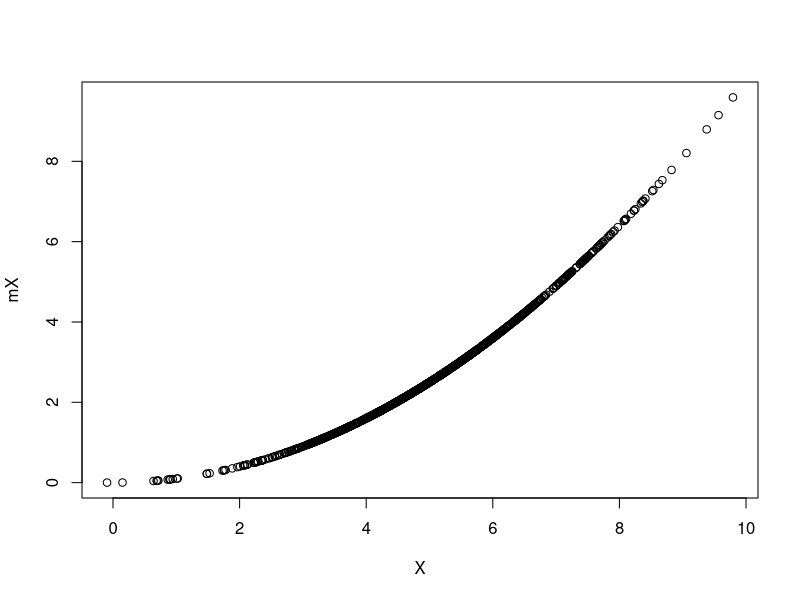
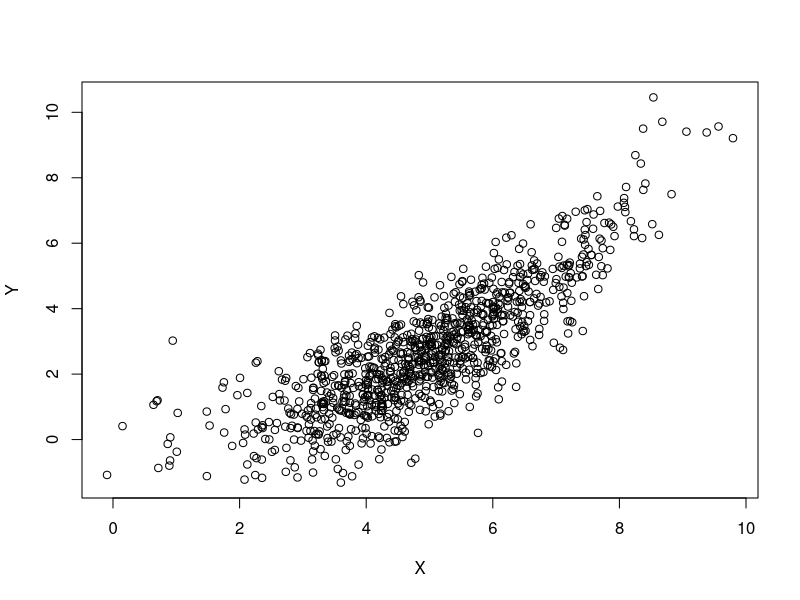

Recreate these plots in R, in order. (Note: this script raises an error after producing the figures.)
# Author: Georgia Papadogeorgou
# Date: 9.27.2016
# Description: Doing RJ MCMC where I'm using the marginal likelihood of the data
# to update the cutoffs, and then I'm sampling the heights and effect of X as linear
# term.

library(MASS)

set.seed(1234)
N <- 1000
sigma <- 1
minX <- 0
maxX <- 10
X <- rnorm(N, mean = 5, sd = 1.5)
minX <- min(X)
maxX <- max(X)
true_means <- c(1, 2, 3)
true_cut <- c(3, 6)
# mX <- true_means[1] * (X >= minX & X < true_cut[1]) +
#   true_means[2] * (X >= true_cut[1] & X < true_cut[2]) +
#   true_means[3] * (X >= true_cut[2])
mX <- X ^ 2 / 10
Y <- rnorm(N, mean = mX, sd = sigma)
plot(X, mX)
plot(X, Y)

max_cutoffs <- 200
lambda <- 30  # Poisson parameter for number of breaks.

# Calculating the c parameter of bk, dk.
bk <- rep(0, max_cutoffs + 1)
names(bk) <- paste0('s=', c(0:max_cutoffs))
dk <- bk
etak <- bk
pik <- bk

for (ii in 0:(max_cutoffs - 1)) {  # Number of current cutoffs.
  bk[ii + 1] <- dpois(ii + 1, lambda = lambda) / dpois(ii, lambda = lambda)
  dk[ii + 2] <- dpois(ii, lambda = lambda) / dpois(ii + 1, lambda = lambda)
}
dk[length(dk)] <- dpois(max_cutoffs - 1, lambda = lambda) /
  dpois(max_cutoffs, lambda = lambda)
bk <- sapply(bk, function(x) min(x, 1))
dk <- sapply(dk, function(x) min(x, 1))

c <- 0.9 / max(bk + dk)
bk <- c * bk
dk <- c * dk
for (ii in 2:(max_cutoffs + 1)) {
  etak[ii] <- (1 - bk[ii] - dk[ii]) / 2
  pik[ii] <- etak[ii]
}
etak[1] <- 1 - bk[1]



uninf <- 100 ^ 2
Nsims <- 3000
heights <- NULL
heights[[1]] <- rbind(c(4, 2, 2, 0), c(0, 0, 0, 0))
cutoffs <- NULL
cutoffs[[1]] <- c(2, 5, 7)
sigmas <- rep(NA, Nsims)
sigmas[1] <- 1
moves <- rep(NA, Nsims)
range_unif <- 1
nu <- 0.001
lambda_ssq <- 0.001

# moves correspond to 1 = 'H', 2 = 'P', 3 = 'B', 4 = 'D'.

D <- data.frame(X = X, Y = Y)
mu_prior <- mean(Y)

CalcLogMarginalLike <- function(nu, lambda, X, V, Y, mu) {
  if (class(X) == 'numeric') {
    X <- matrix(X, nrow = length(X), ncol = 1)
  }
  N <- length(Y)
  r <- lgamma((nu + N) / 2) + (nu / 2) * log(nu * lambda)
  r <- r - N / 2 * log(pi) - lgamma(nu / 2)
  mat <- diag(N) + X %*% V %*% t(X)
  r <- r - 1 / 2 * log(det(mat))
  r <- r - (nu + N) / 2 * log(lambda * nu + t(Y - X %*% mu) %*% solve(mat) %*%
                                (Y - X %*% mu))
  return(r)
}


for (ii in 2:Nsims) {
  if (ii %% 100 == 0) {
    print(ii)
  }
  curr_cut <- length(cutoffs[[ii - 1]])
  moves[ii] <- sample(2:4, 1, prob = c(pik[curr_cut + 1], bk[curr_cut + 1],
                                       dk[curr_cut + 1]))
  
  # MOVE 2: Change to a cutoff.
  if (moves[ii] == 2) {
    
    proposed_cutoffs <- cutoffs[[ii - 1]]
    
    # Which cutoff we will change.
    wh_cut <- sample(1:length(proposed_cutoffs), 1)
    cuts <- c(min(X), proposed_cutoffs, max(X))
    choose_from <- c(cuts[wh_cut], cuts[wh_cut + 2])
    proposed_cutoffs[wh_cut] <- runif(1, min = choose_from[1], max = choose_from[2])
    
    # Calculating the AR.
    sj <- cuts[wh_cut]
    sj1 <- cuts[wh_cut + 1]
    sj2 <- cuts[wh_cut + 2]
    sj1star <- proposed_cutoffs[wh_cut]
    wh1 <- which(X >= sj & X <= sj1)
    wh2 <- which(X > sj1 & X <= sj2)
    wh1star <- which(X >= sj & X <= sj1star)
    wh2star <- which(X > sj1star & X <= sj2)
    
    if (length(wh1star) > 0 & length(wh2star) > 0) {
      logAR <- CalcLogMarginalLike(nu = nu, lambda = lambda_ssq,
                                   X = cbind(rep(1, length(wh1star)), X[wh1star]),
                                   V = diag(rep(uninf, 2)), Y = Y[wh1star], mu = c(mean(Y), 0)) + 
        CalcLogMarginalLike(nu = nu, lambda = lambda_ssq,
                            X = cbind(rep(1, length(wh2star)), X[wh2star]),
                            V = diag(rep(uninf, 2)), Y = Y[wh2star], mu = c(mean(Y), 0)) -
        CalcLogMarginalLike(nu = nu, lambda = lambda_ssq,
                            X = cbind(rep(1, length(wh1)), X[wh1]),
                            V = diag(rep(uninf, 2)), Y = Y[wh1], mu = c(mean(Y), 0)) -
        CalcLogMarginalLike(nu = nu, lambda = lambda_ssq,
                            X = cbind(rep(1, length(wh2)), X[wh2]),
                            V = diag(rep(uninf, 2)), Y = Y[wh2], mu = c(mean(Y), 0))
      # I think the additional term is the same as in Poisson, but I need to check.
      logAR <- logAR + log(choose_from[2] - proposed_cutoffs[wh_cut])
      logAR <- logAR + log(proposed_cutoffs[wh_cut] - choose_from[1])
      logAR <- logAR - log(choose_from[2] - cutoffs[[ii - 1]][wh_cut])
      logAR <- logAR + log(cutoffs[[ii - 1]][wh_cut] - choose_from[1])
      
      cutoffs[[ii]] <- cutoffs[[ii - 1]]
      if (log(runif(1)) < logAR) {
        cutoffs[[ii]] <- proposed_cutoffs
      }
    } else {
      cutoffs[[ii]] <- cutoffs[[ii - 1]]
    }
    
    # MOVE 3: Birth to a new cutoff.
  } else if (moves[ii] == 3) {
    
    # Choose the new cutoff.
    sstar <- runif(1, minX, maxX)
    proposed_cutoffs <- sort(c(cutoffs[[ii - 1]], sstar))
    wh_cut <- which(proposed_cutoffs == sstar)
    
    sj <- ifelse(wh_cut == 1, minX, proposed_cutoffs[wh_cut - 1])
    sj1 <- ifelse(wh_cut == curr_cut + 1, maxX, proposed_cutoffs[wh_cut + 1])
    
    # Calculating the acceptance probability.
    ## Likelihood ratio:
    wh1 <- which(X >= sj & X <= sstar)
    wh2 <- which(X > sstar & X <= sj1 )
    
    if (length(wh1) > 0 & length(wh2) > 0) {
      logAR <- CalcLogMarginalLike(nu = nu, lambda = lambda_ssq,
                                   X = cbind(rep(1, length(wh1)), X[wh1]),
                                   V = diag(rep(uninf, 2)), Y = Y[wh1], mu = c(mean(Y), 0)) + 
        CalcLogMarginalLike(nu = nu, lambda = lambda_ssq,
                            X = cbind(rep(1, length(wh2)), X[wh2]),
                            V = diag(rep(uninf, 2)), Y = Y[wh2], mu = c(mean(Y), 0)) -
        CalcLogMarginalLike(nu = nu, lambda = lambda_ssq,
                            X = cbind(rep(1, length(wh1) + length(wh2)),
                                      X[c(wh1, wh2)]),
                            V = diag(rep(uninf, 2)), Y = Y[c(wh1, wh2)], mu = c(mean(Y), 0))
      
      ## Prior ratio:
      # For the number of cutoffs:
      k <- length(cutoffs[[ii - 1]])
      logAR <- logAR + dpois(k + 1, lambda, log = TRUE)
      logAR <- logAR - dpois(k, lambda, log = TRUE)
      # For the cutoffs:
      logAR <- logAR + log(2 * (k + 1) * (2 * k + 3)) - log((maxX - minX) ^ 2)
      logAR <- logAR + log((sstar - sj) * (sj1 - sstar) / (sj1 - sj))
      
      ## Proposal ratio:
      logAR <- logAR + log(dk[k + 2] * (maxX - minX) / (bk[k + 1] * (k + 1)))
      ## Jacobian is equal to 1.
      
      cutoffs[[ii]] <- cutoffs[[ii - 1]]
      if (log(runif(1)) < logAR) {
        cutoffs[[ii]] <- proposed_cutoffs
      }
    } else {
      cutoffs[[ii]] <- cutoffs[[ii - 1]]
    }
    
    # MOVE 4: DEATH OF A CUTOFF.
  } else {
    
    # Choose the cutoff to drop.
    wh_drop <- sample(1:curr_cut, 1)
    drop_cut <- cutoffs[[ii - 1]][wh_drop]
    proposed_cutoffs <- setdiff(cutoffs[[ii - 1]], drop_cut)
    
    # Dropping sj1
    sj <- ifelse(wh_drop == 1, minX, proposed_cutoffs[wh_drop - 1])
    sj1 <- drop_cut
    sj2 <- ifelse(wh_drop == curr_cut, maxX, proposed_cutoffs[wh_drop])
    
    # Calculate the AR.
    wh1 <- which(X > sj & X <= sj1)
    wh2 <- which(X > sj1 & X <= sj2)
    logAR <- CalcLogMarginalLike(nu = nu, lambda = lambda_ssq,
                                 X = cbind(rep(1, length(wh1) + length(wh2)),
                                           X[c(wh1, wh2)]),
                                 V = diag(rep(uninf, 2)), Y = Y[c(wh1, wh2)], mu = c(mean(Y), 0)) -
      CalcLogMarginalLike(nu = nu, lambda = lambda_ssq,
                          X = cbind(rep(1, length(wh1)), X[wh1]),
                          V = diag(rep(uninf, 2)), Y = Y[wh1], mu = c(mean(Y), 0)) -
      CalcLogMarginalLike(nu = nu, lambda = lambda_ssq,
                          X = cbind(rep(1, length(wh2)), X[wh2]),
                          V = diag(rep(uninf, 2)), Y = Y[wh2], mu = c(mean(Y), 0))
    
    # Add log prior ratio.
    # For the number of cutoffs:
    k <- length(cutoffs[[ii - 1]])
    logAR <- logAR + dpois(k - 1, lambda, log = TRUE) - dpois(k, lambda, log = TRUE)
    # For the cutoffs:
    logAR <- logAR + log((maxX - minX) ^ 2 / (2 * k * (2 * k - 1)))
    logAR <- logAR + log((sj2 - sj1) / ((sj1 - sj) * (sj2 - sj1)))
    
    # Add log proposal ratio.
    logAR <- logAR + log(bk[k] * k / (dk[k + 1] * (maxX - minX)))
    # Jacobian is 1.
    
    # Propose value and Accept/Reject.
    if (log(runif(1)) < logAR) {
      cutoffs[[ii]] <- proposed_cutoffs
    } else {
      cutoffs[[ii]] <- cutoffs[[ii - 1]]
    }
  }
}


for (ii in 2:Nsims) {
  cuts <- c(minX, cutoffs[[ii]], maxX)
  h <- matrix(nrow = 2, ncol = length(cuts) - 1)
  for (cc in 1:(length(cuts) - 1)) {
    wh_obs <- which(D$X > cuts[cc] & D$X <= cuts[cc + 1])
    design_mat <- cbind(rep(1, length(wh_obs)), X[wh_obs])
    Sigma_beta <- solve(t(design_mat) %*% design_mat / sigmas[ii - 1] +
                          diag(2) / uninf)
    mu_beta <- Sigma_beta %*% (t(design_mat) %*% Y[wh_obs] / sigmas[ii - 1] +
                                 c(mean(Y), 0) / uninf)
    h[, cc] <- mvrnorm(1, mu = mu_beta, Sigma = Sigma_beta)
  }
  heights[[ii]] <- h
  sigmas[ii] <- sigmas[ii - 1]
}



pred_x <- seq(minX, maxX, length.out = 100)
pred_x <- pred_x[- c(1, length(pred_x))]
pred_y <- matrix(NA, nrow = length(pred_x), ncol = length(heights))
for (ii in 1:length(heights)) {
  cuts <- rep(cutoffs[[ii]], each = 2)
  cuts <- c(minX, cuts, maxX)
  for (cc in 1:(length(cuts) / 2)) {
    wh_obs <- which(pred_x > cuts[2 * cc - 1] & pred_x <= cuts[2 * cc])
    pred_y[wh_obs, ii] <- heights[[ii]][1, cc] + heights[[ii]][2, cc] * pred_x[wh_obs]
  }
}
plot(1, xlim = c(0, 10), type = 'n', ylim = range(pred_y))
points(X, Y, pch = 16, cex = 0.3, col = 'red')
lines(pred_x, apply(pred_y, 1, mean))
lines(pred_x, apply(pred_y, 1, function(x) quantile(x, probs = 0.1)), col = 'green')
lines(pred_x, apply(pred_y, 1, function(x) quantile(x, probs = 0.9)), col = 'green')

pred_y <- pred_y[, - c(1:1000)]
plot(1, xlim = c(0, 10), type = 'n', ylim = range(pred_y), main = 'after burn in')
points(X, Y, pch = 16, cex = 0.3, col = 'red')
lines(pred_x, apply(pred_y, 1, mean))
lines(pred_x, apply(pred_y, 1, function(x) quantile(x, probs = 0.025)), col = 'green')
lines(pred_x, apply(pred_y, 1, function(x) quantile(x, probs = 0.975)), col = 'green')







